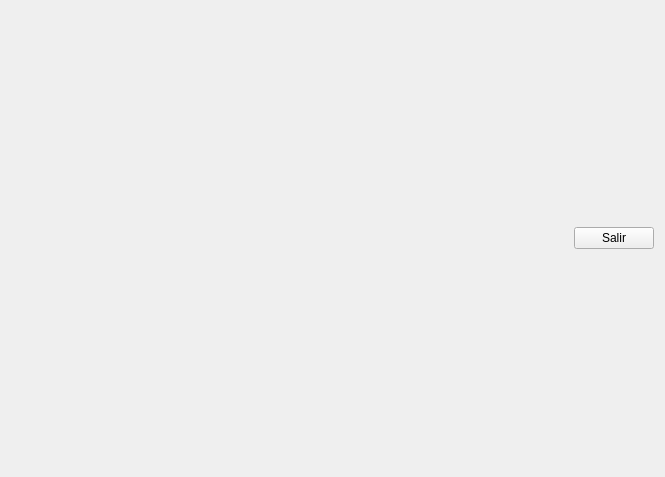
<?xml version="1.0" encoding="UTF-8"?>
<ui version="4.0">
 <class>Form</class>
 <widget class="QWidget" name="Form">
  <property name="windowModality">
   <enum>Qt::ApplicationModal</enum>
  </property>
  <property name="geometry">
   <rect>
    <x>0</x>
    <y>0</y>
    <width>665</width>
    <height>477</height>
   </rect>
  </property>
  <property name="windowTitle">
   <string>Medición</string>
  </property>
  <layout class="QVBoxLayout" name="verticalLayout_2" stretch="1,0">
   <item>
    <layout class="QVBoxLayout" name="layout" stretch=""/>
   </item>
   <item>
    <layout class="QHBoxLayout" name="horizontalLayout">
     <item>
      <spacer name="horizontalSpacer">
       <property name="orientation">
        <enum>Qt::Horizontal</enum>
       </property>
       <property name="sizeHint" stdset="0">
        <size>
         <width>40</width>
         <height>20</height>
        </size>
       </property>
      </spacer>
     </item>
     <item>
      <widget class="QPushButton" name="cmdSalir">
       <property name="text">
        <string>Salir</string>
       </property>
       <property name="shortcut">
        <string>Esc</string>
       </property>
      </widget>
     </item>
    </layout>
   </item>
  </layout>
 </widget>
 <resources/>
 <connections/>
</ui>
